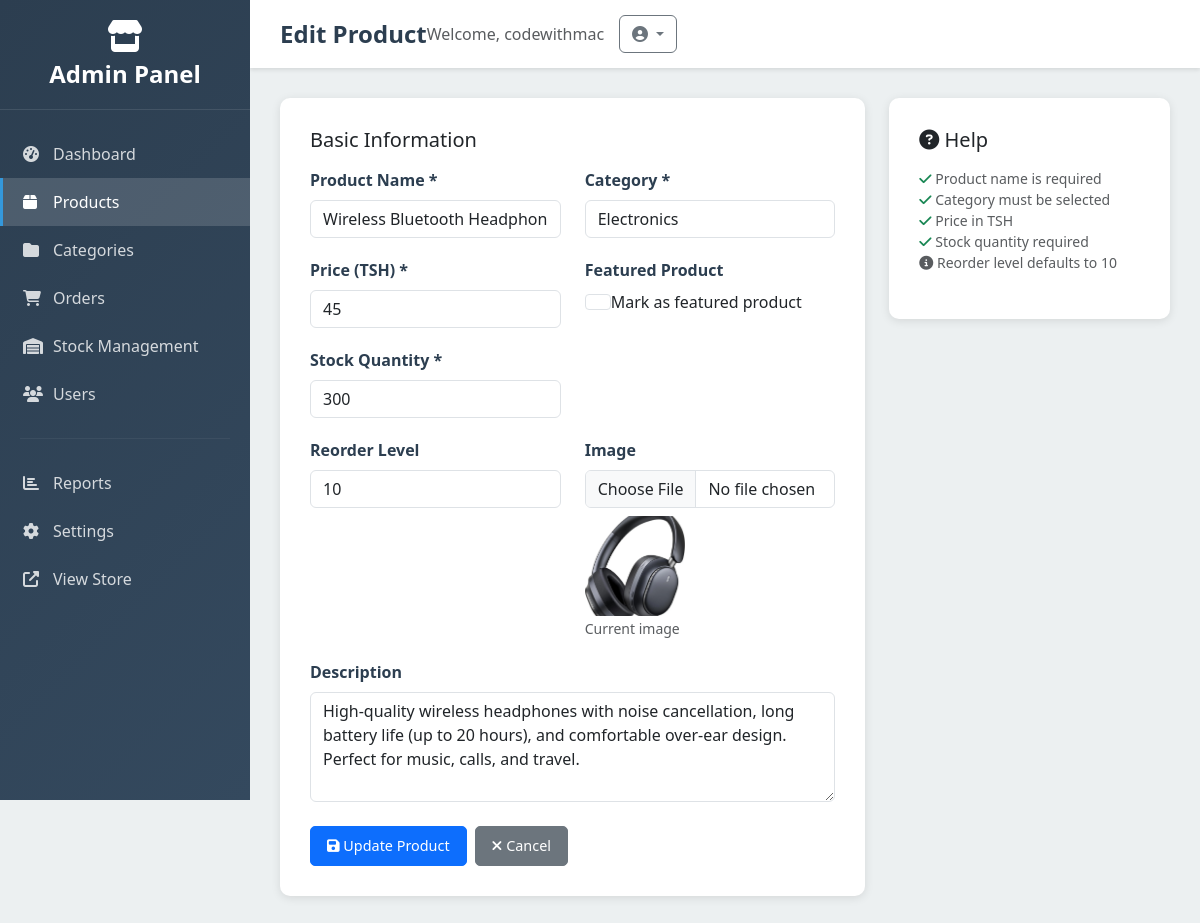
The page /dashboard/products/wireless-bluetooth-headphones/edit/ (signed in) on the database as committed earlier.
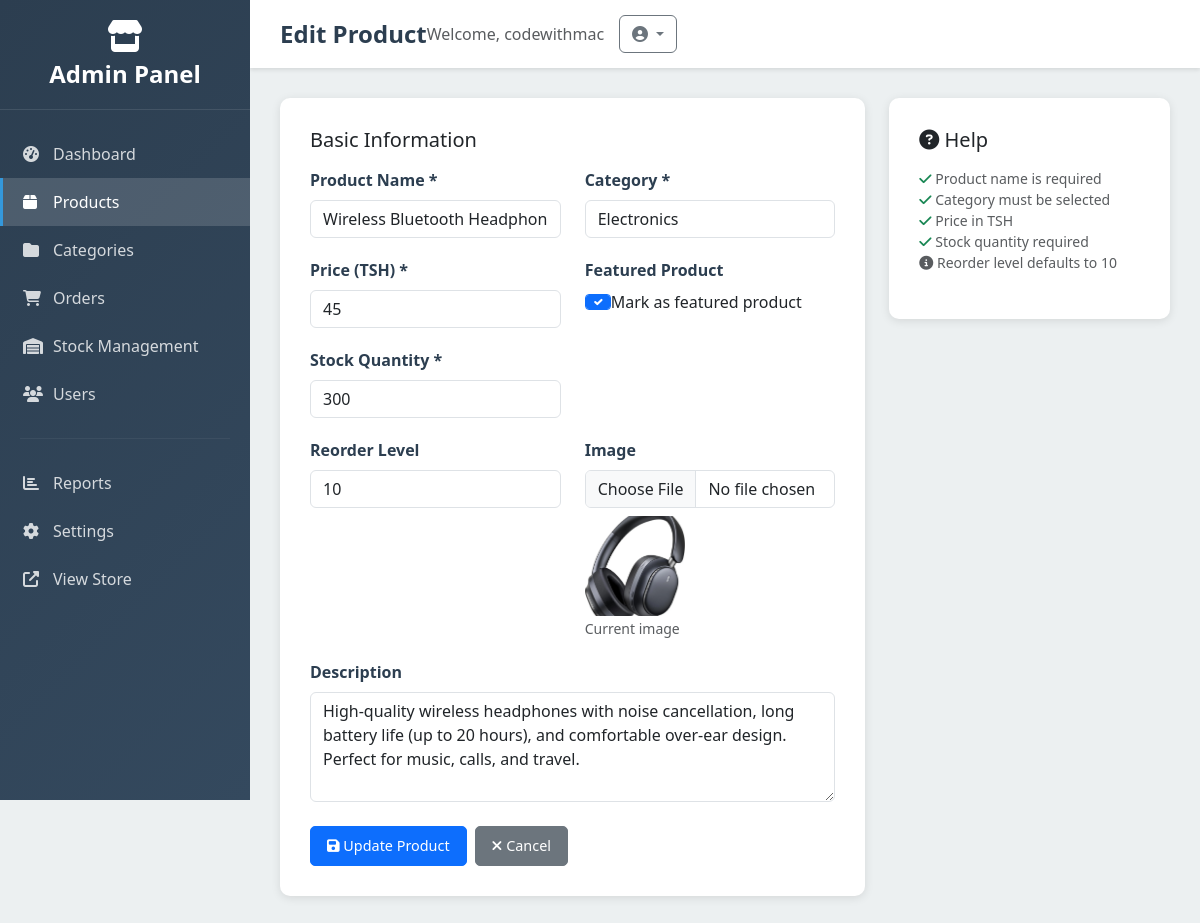
The same page on the database as committed later.
### products/models.py (models this page shows, shortened)
class Product(models.Model):
    category = models.ForeignKey(Category, related_name='product', on_delete=models.CASCADE)
    name = models.CharField(max_length=255)
    slug = models.SlugField()
    description = models.TextField(blank=True, null=True)
    price = models.IntegerField()
    is_featured = models.BooleanField(default=False)
    created_at = models.DateTimeField(auto_now_add=True)
    image = models.ImageField(upload_to='uploads/', blank=True, null=True)
    thumbnail = models.ImageField(upload_to='uploads/', blank=True, null=True)
    class Meta:
        ordering = ('-created_at',)

class Category(models.Model):
    name = models.CharField(max_length=255)
    slug = models.SlugField(unique=True)
    class Meta:
        ordering =('name',)

### core/admin_views.py (the view, shortened to what this page needs)
# urls.py: path('dashboard/products/<slug:product_slug>/edit/', admin_views.admin_product_edit, name='admin_product_edit'),
@login_required
@user_passes_test(is_admin)
def admin_product_edit(request, product_slug):
    product = get_object_or_404(Product, slug=product_slug)
    stock, created = Stock.objects.get_or_create(product=product, defaults={'quantity': 0, 'reorder_level': 10})
    categories = Category.objects.all()
    context = {
        'product': product,
        'stock': stock,
        'categories': categories,
        'title': 'Edit Product'
    }
    return render(request, 'admin_management/product_form.html', context)

### cart/context_processors.py (called while the page is built)
def cart(request):
    return {'cart': Cart(request)}

### core/admin_views.py (called while the page is built)
def is_admin(user):
    return user.is_authenticated and (user.is_staff or user.is_superuser)

### templates/admin_management/product_form.html (shortened to what the changed rows need)
{% extends 'admin_management/base.html' %}
{% block page_title %}{{ title }}{% endblock %}
{% block content %}
<div class="row">
    <div class="col-lg-8">
        <div class="admin-form">
            <form method="POST" enctype="multipart/form-data" id="productForm">
                <div class="mb-4">
                    <div class="row">
                        <div class="col-md-6">
                            <div class="form-group">
                                <label class="form-label">Product Name *</label>
                                <input type="text" name="name" class="form-control" value="{% if product %}{{ product.name }}{% endif %}" required>
                            </div>
                        </div>
                        <div class="col-md-6">
                            <div class="form-group">
                                <label class="form-label">Category *</label>
                                <select name="category" class="form-control" required>
                                    {% for category in categories %}
                                        <option value="{{ category.id }}" {% if product and product.category.id == category.id %}selected{% endif %}>
                                            {{ category.name }}
                                        </option>
                                    {% endfor %}
                                </select>
                            </div>
                        </div>
                    </div>
                    <div class="row">
                        <div class="col-md-6">
                            <div class="form-group">
                                <label class="form-label">Price (TSH) *</label>
                                <input type="number" name="price" class="form-control" value="{% if product %}{{ product.price }}{% endif %}" step="0.01" min="0" required>
                            </div>
                        </div>
                        <div class="col-md-6">
                            <div class="form-group">
                                <div class="form-check">
                                    <input type="checkbox" name="is_featured" class="form-check-input" {% if product and product.is_featured %}checked{% endif %}>
                                    <label class="form-check-label">Mark as featured product</label>
                                </div>
                            </div>
                        </div>
                    </div>
                    <div class="row">
                        <div class="col-md-6">
                            <div class="form-group">
                                {% if product and product.image %}
                                    <div class="mt-2">
                                        <img src="{{ product.image.url }}" class="rounded" width="100" height="100" style="object-fit: cover;">
                                        <br>
                                        <small class="text-muted">Current image</small>
                                    </div>
                                {% endif %}
                            </div>
                        </div>
                    </div>
                    <div class="form-group">
                        <label class="form-label">Description</label>
                        <textarea name="description" class="form-control" rows="4">{% if product %}{{ product.description }}{% endif %}</textarea>
                    </div>
                </div>
            </form>
        </div>
    </div>
</div>
{% endblock %}

Rows that differ between the two databases and show on the page:
changed Product "Wireless Bluetooth Headphones": is_featured "☐" → "☑"
